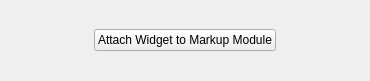
<?xml version="1.0" encoding="UTF-8"?>
<ui version="4.0">
 <class>VertebraLocator2</class>
 <widget class="qMRMLWidget" name="VertebraLocator2">
  <property name="geometry">
   <rect>
    <x>0</x>
    <y>0</y>
    <width>370</width>
    <height>81</height>
   </rect>
  </property>
  <property name="windowTitle">
   <string>Form</string>
  </property>
  <layout class="QGridLayout" name="gridLayout">
   <item row="1" column="0">
    <spacer name="horizontalSpacer">
     <property name="orientation">
      <enum>Qt::Horizontal</enum>
     </property>
     <property name="sizeHint" stdset="0">
      <size>
       <width>43</width>
       <height>20</height>
      </size>
     </property>
    </spacer>
   </item>
   <item row="1" column="1">
    <widget class="QPushButton" name="pushButton">
     <property name="text">
      <string>Attach Widget to Markup Module</string>
     </property>
    </widget>
   </item>
   <item row="1" column="2">
    <spacer name="horizontalSpacer_2">
     <property name="orientation">
      <enum>Qt::Horizontal</enum>
     </property>
     <property name="sizeHint" stdset="0">
      <size>
       <width>43</width>
       <height>20</height>
      </size>
     </property>
    </spacer>
   </item>
   <item row="0" column="1">
    <spacer name="verticalSpacer">
     <property name="orientation">
      <enum>Qt::Vertical</enum>
     </property>
     <property name="sizeHint" stdset="0">
      <size>
       <width>20</width>
       <height>40</height>
      </size>
     </property>
    </spacer>
   </item>
   <item row="2" column="1">
    <spacer name="verticalSpacer_2">
     <property name="orientation">
      <enum>Qt::Vertical</enum>
     </property>
     <property name="sizeHint" stdset="0">
      <size>
       <width>20</width>
       <height>40</height>
      </size>
     </property>
    </spacer>
   </item>
  </layout>
 </widget>
 <customwidgets>
  <customwidget>
   <class>qMRMLWidget</class>
   <extends>QWidget</extends>
   <header>qMRMLWidget.h</header>
   <container>1</container>
  </customwidget>
 </customwidgets>
 <resources/>
 <connections>
  <connection>
   <sender>VertebraLocator2</sender>
   <signal>mrmlSceneChanged(vtkMRMLScene*)</signal>
   <receiver>pushButton</receiver>
   <slot>click()</slot>
   <hints>
    <hint type="sourcelabel">
     <x>393</x>
     <y>41</y>
    </hint>
    <hint type="destinationlabel">
     <x>265</x>
     <y>28</y>
    </hint>
   </hints>
  </connection>
 </connections>
</ui>
